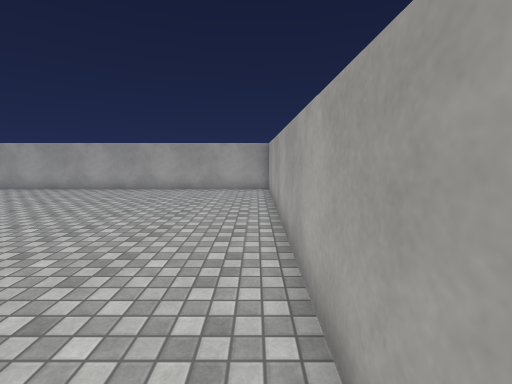
[1] (above)

17 first-person views from a walk through a 3-D level made in the Unity game engine. The camera is 1.5 m above the floor, tilts 8° down and sees 90° across. The floor is counted in squares, 1 m on a side. Each view is taken from the middle of a square. On the plan, view 1 faces up. The plan holds only what a view shows up to about 13 squares ahead; the rest is blank. The place goes on beyond the plan. The player is left out. Some animated figures are not drawn. Some surface patterns are stand-ins.

[2]
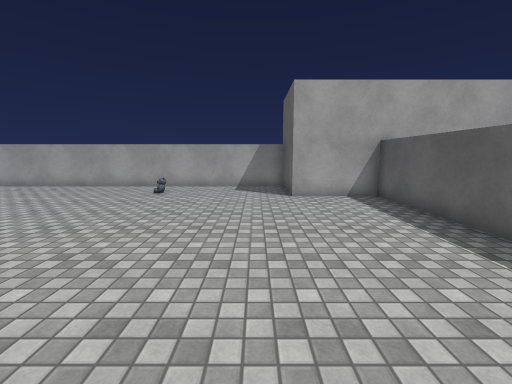

[3]
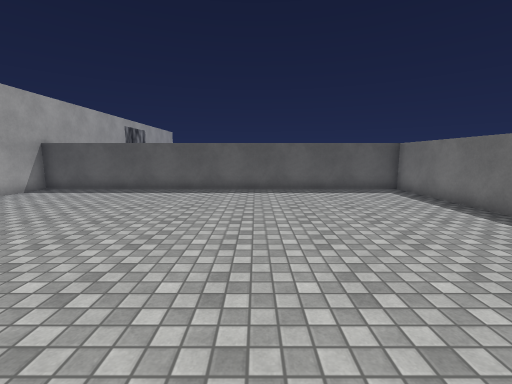

[4]
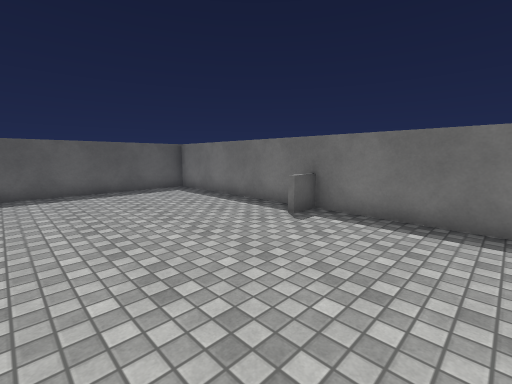

[5]
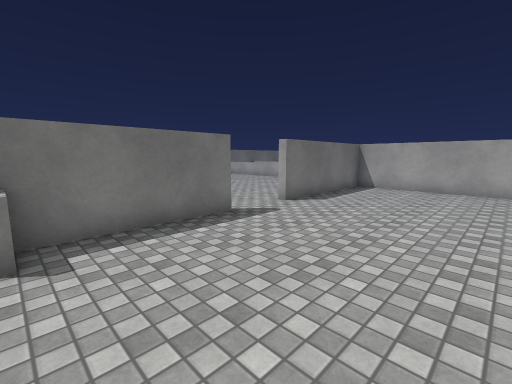

[6]
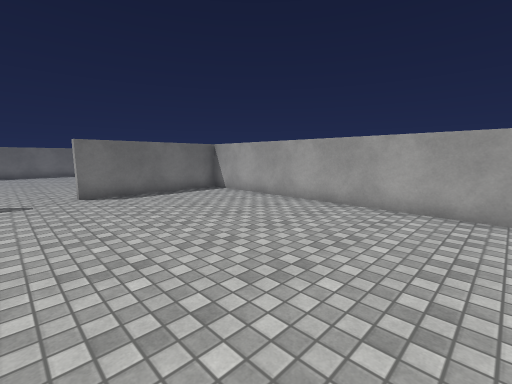

[7]
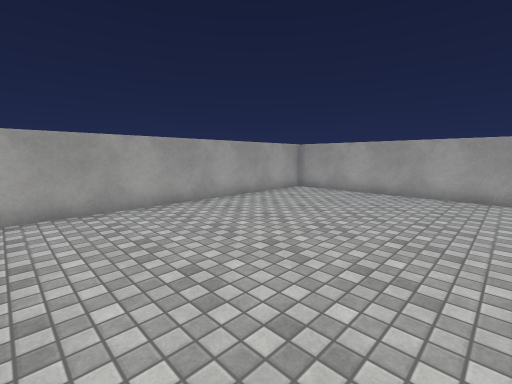

[8]
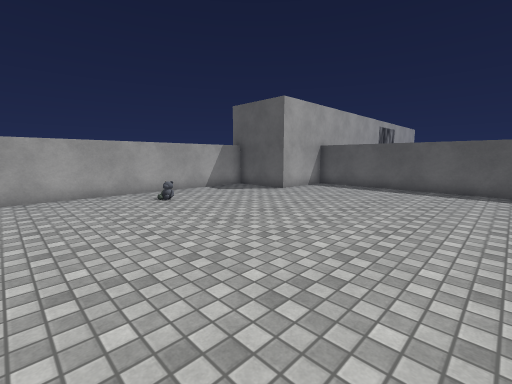

[9]
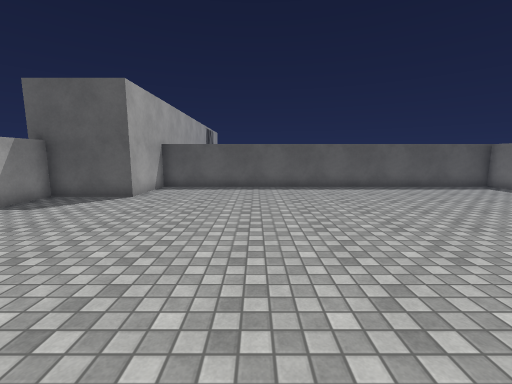

[10]
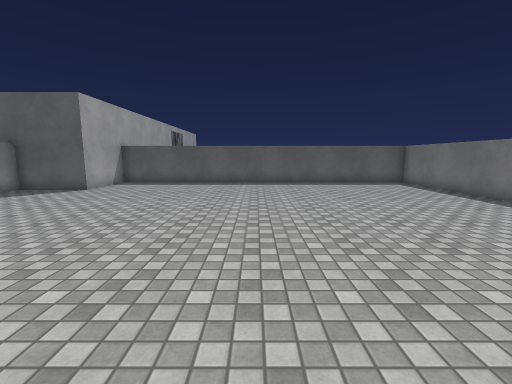

[11]
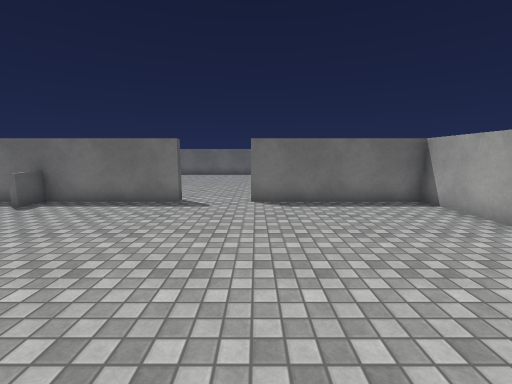

[12]
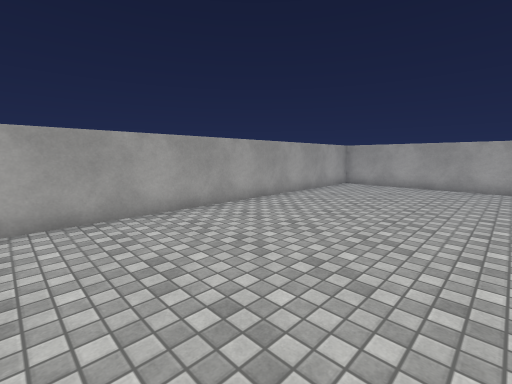

[13]
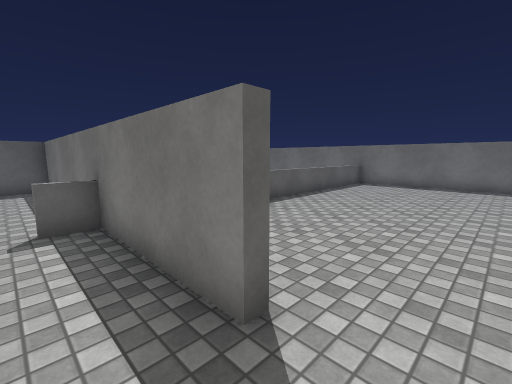

[14]
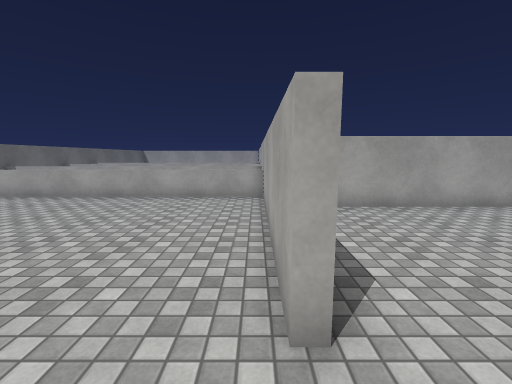

[15]
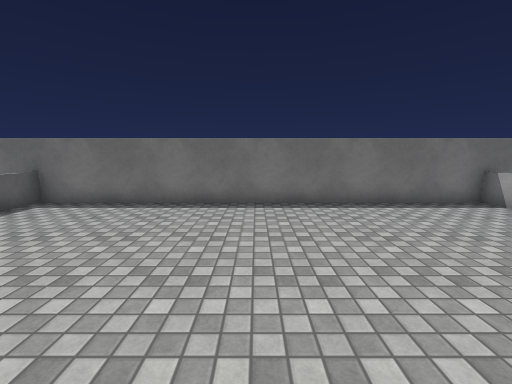

[16]
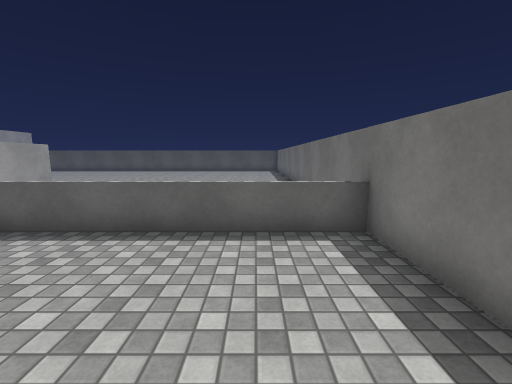

[17]
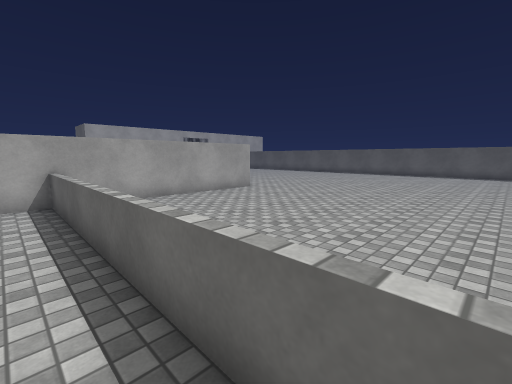

### Floor plan
Points are (right, up) in squares from view 1. A wall is a line through its corners. A room is listed if a view was taken in it or the views show most of it. See-through windows are left out.
Room 1 (views 1, 2, 3, 4, 5, 6, 7, 8, 9, 10, 11, 12, 13)
walls: (-18.4, 3.5) (-18.4, -8.6) (-2.5, -8.6) (-2.5, -5.4) (0.6, -5.4) (0.6, 11.5) (-18.4, 11.5) (-18.4, 5.8)
ways out: opening at (-18, 4.5) to room 2
Room 2 (views 14, 15, 16, 17)
walls: (-18.7, 5.8) (-18.7, 15.2); (-18.7, -8.9) (-18.7, 0.1); (-31.2, 14.2) (-31.2, -9)
low walls: (-31.2, -1) (-18.8, -1); (-18.6, 13.3) (-20, 13.3); (-30.2, 13.3) (-31.2, 13.3)
ways out: opening at (-18, 4.5) to room 1

Where each view was taken, in squares from view 1:
view 1: 0 up, 0 right, facing up
view 2: 4 down, 12 left, facing right
view 3: 3 up, 12 left, facing down
view 4: 3 up, 12 left, facing down-left
view 5: 1 down, 13 left, facing up-left
view 6: 4 up, 8 left, facing up-left
view 7: 4 up, 10 left, facing up-right
view 8: 4 up, 10 left, facing down-right
view 9: 4 up, 7 left, facing down
view 10: 6 up, 10 left, facing down
view 11: 6 up, 10 left, facing left
view 12: 5 up, 13 left, facing up-right
view 13: 5 up, 17 left, facing down-left
view 14: 4 up, 19 left, facing up
view 15: 6 up, 23 left, facing left
view 16: 4 up, 29 left, facing down
view 17: 0 up, 28 left, facing down-right
